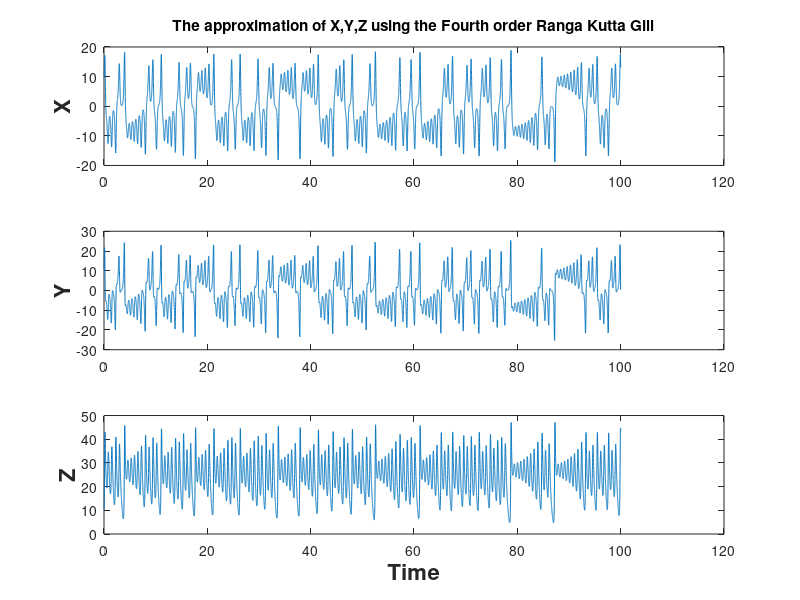
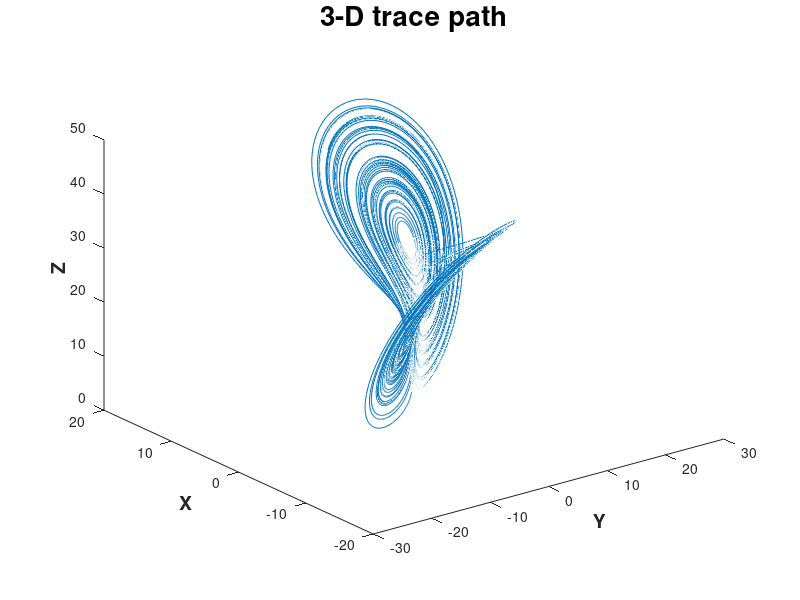

Here is the MATLAB script that generated these plots, in order:

close all
clear all
sigma=10; rho=28; beta=8/3;

fun = @(t,y)[-sigma*y(1)+sigma*y(2); -y(1)*y(3)+rho*y(1)-y(2); y(1)*y(2)-beta*y(3)];

x = [10 10 10 ]  ;
t= [0 100 25000] ;

t_init=t(1);
t_final=t(2);
n_interval=t(3);
h =(t_final-t_init)/n_interval;

t=t_init; % initialisng the time value
x=x(:); % initialise the values of x,y,z 
sol=[]; % array to store the values of t,x,y,z

while t<t_final

k(:,1)=h*feval(fun,t,x);

 
x=x+k(:,1) ;
t=t+h;
y=[x;t];
sol=cat(1,sol,y');
end
 
t2=sol(:,4);
x2=sol(:,1);
y2=sol(:,2);
z2=sol(:,3);



h=figure(1) ;

subplot(3,1,1)

plot(t2,x2)
title('The approximation of X,Y,Z using the Fourth order Ranga Kutta Gill')
ylabel('X','fontsize',16,'fontweight','bold')
subplot(3,1,2)
plot(t2,y2)
ylabel('Y','fontsize',16,'fontweight','bold')
subplot(3,1,3)
plot(t2,z2)
xlabel('Time','fontsize',16,'fontweight','bold')
ylabel('Z','fontsize',16,'fontweight','bold')
h=figure(2)

%draw

plot3(y2,x2,z2)
hold on
title('The approximation of X,Y,Z using the Fourth order Ranga Kutta')
xlabel('Y','fontsize',14,'fontweight','bold')
ylabel('X','fontsize',14,'fontweight','bold')
zlabel('Z','fontsize',14,'fontweight','bold')
title('3-D trace path','fontsize',20,'fontweight','bold')



